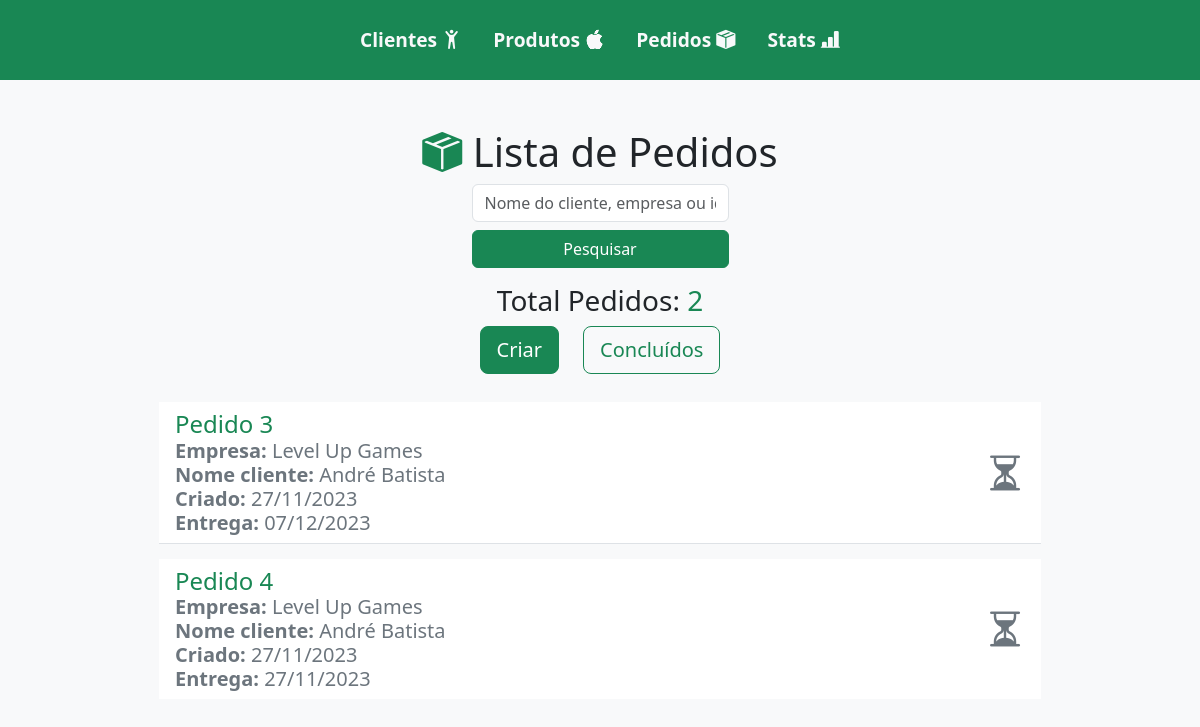
The app's page /, older data.
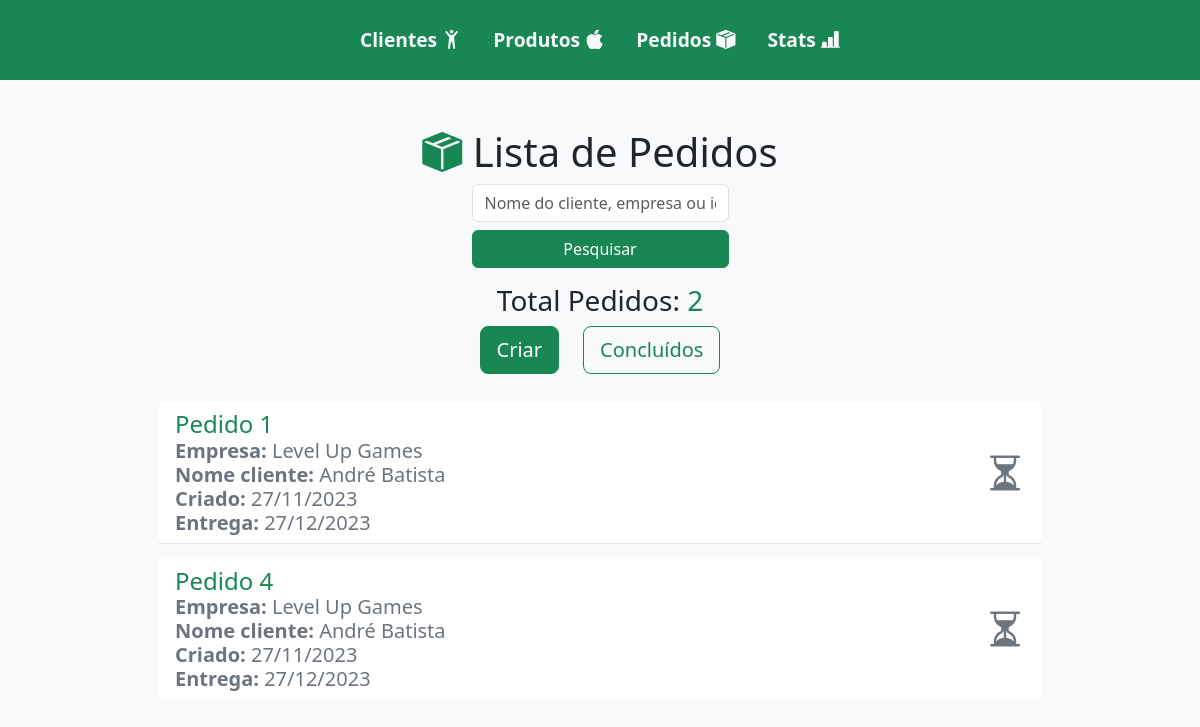
The same page, newer data.
### fazenda/models.py (models this page shows, shortened)
class Pedido(models.Model):
    cliente = models.ForeignKey(Cliente, on_delete=models.CASCADE)
    produtos = models.ManyToManyField(Produto, through="ItemPedido")
    data_pedido = models.DateField(auto_now_add=True)
    status = models.CharField(
        max_length=10,
        choices=(
            ("Pendente", "Pendente"),
            ("Concluído", "Concluído"),
        ),
        default="Pendente",
    )
    def maior_tempo_preparo(self):
        tempos_preparo = self.produtos.all().values_list("tempo_preparo", flat=True)
        if tempos_preparo:
            return max(tempos_preparo)
        return 0
    def data_entrega(self):
        maior_tempo = self.maior_tempo_preparo()
        if maior_tempo > 0:
            return self.data_pedido + timedelta(days=maior_tempo)
        return self.data_pedido

class Cliente(models.Model):
    nome = models.CharField(max_length=100)
    empresa = models.CharField(max_length=100, blank=True, null=True)
    telefone = models.CharField(max_length=20)

### fazenda/views.py (the view, shortened to what this page needs)
# urls.py: path("", views.listar_pedidos, name="listar_pedidos"),
def listar_pedidos(request):
    termo_pesquisa = request.GET.get("q")
    pedidos = Pedido.objects.filter(status="Pendente")
    return render(request, "listar_pedidos.html", {"pedidos": pedidos})

### fazenda/templates/listar_pedidos.html (shortened to what this page needs)
{% extends 'base.html' %}
{% load static %}
{% block content %}
    <div class="container-fluid d-flex flex-column justify-content-center align-items-center pedidos">
        <h1 class="mb-2">
    <i class="bi bi-box-seam-fill text-success"></i>
    Lista de Pedidos
        <form method="GET" class="tex d-flex flex-column justify-content-center">
            <input class="form-control" type="text" name="q" placeholder="Nome do cliente, empresa ou id" />
            <button class="btn btn-success mb-3 mt-2 " type="submit">Pesquisar</button>
        </form>
        <h5 class="text-center text-lg fs-3">
            Total Pedidos: <span class="text-success">{{ pedidos|length }}</span>
        </h5>
        <div class="d-flex flex-row justify-content-center align-items-center w-75 mb-3 gap-4">
            <a class="btn btn-lg btn-success fs-5 mb-2" href="{% url 'criar_pedido' %}">Criar</a>
            <a class="btn btn-lg btn btn-outline-success fs-5 mb-2" href="{% url 'listar_pedidos_concluidos' %}">Concluídos</a>
        </div>
        <ul class="h5 list-group list-group-flush w-75 d-flex flex-column justify-content-center align-items-center">
            {% for pedido in pedidos %}
                <a class="list-group-item list-group-item-action d-flex justify-content-between align-items-center list"
                   href="{% url 'detalhes_item_pedido' pedido.id %}">
                    <div class="d-flex flex-column">
                        <span class="fs-4 text-success">Pedido {{ pedido.pk }}</span>
                        <span class="text-secondary"><b>Empresa:</b> {{ pedido.cliente.empresa }}</span>
                        <span class="text-secondary"><b>Nome cliente:</b>  {{ pedido.cliente.nome }}</span>
                        <span class="text-secondary"><b>Criado:</b>  {{ pedido.data_pedido|date:"d/m/Y" }}</span>
                        <span class="text-secondary"><b>Entrega:</b>  {{ pedido.data_entrega|date:"d/m/Y" }}</span>
                    </div>
                    {% if pedido.status == 'Concluído' %}
                        <i class="bi bi-check-circle text-success fs-1"></i>
                    {% else %}
                        <i class="bi bi-hourglass-split text-secondary fs-1"></i>
                    {% endif %}
                {% endfor %}
            </a>
        </ul>
    </div>
{% endblock %}

Row changes from the older to the newer data that the page shows:
no longer on this page (row edited): Pedido: pk "3", cliente.empresa "Level Up Games", cliente.nome "André Batista", data_pedido "27/11/2023", data_entrega "07/12/2023", status "Pendente" (drawn)
now on this page (row edited): Pedido: pk "1", cliente.empresa "Level Up Games", cliente.nome "André Batista", data_pedido "27/11/2023", data_entrega "27/12/2023", status "Pendente" (drawn)
computed for Pedido id 4: data_entrega "27/11/2023" → "27/12/2023"
